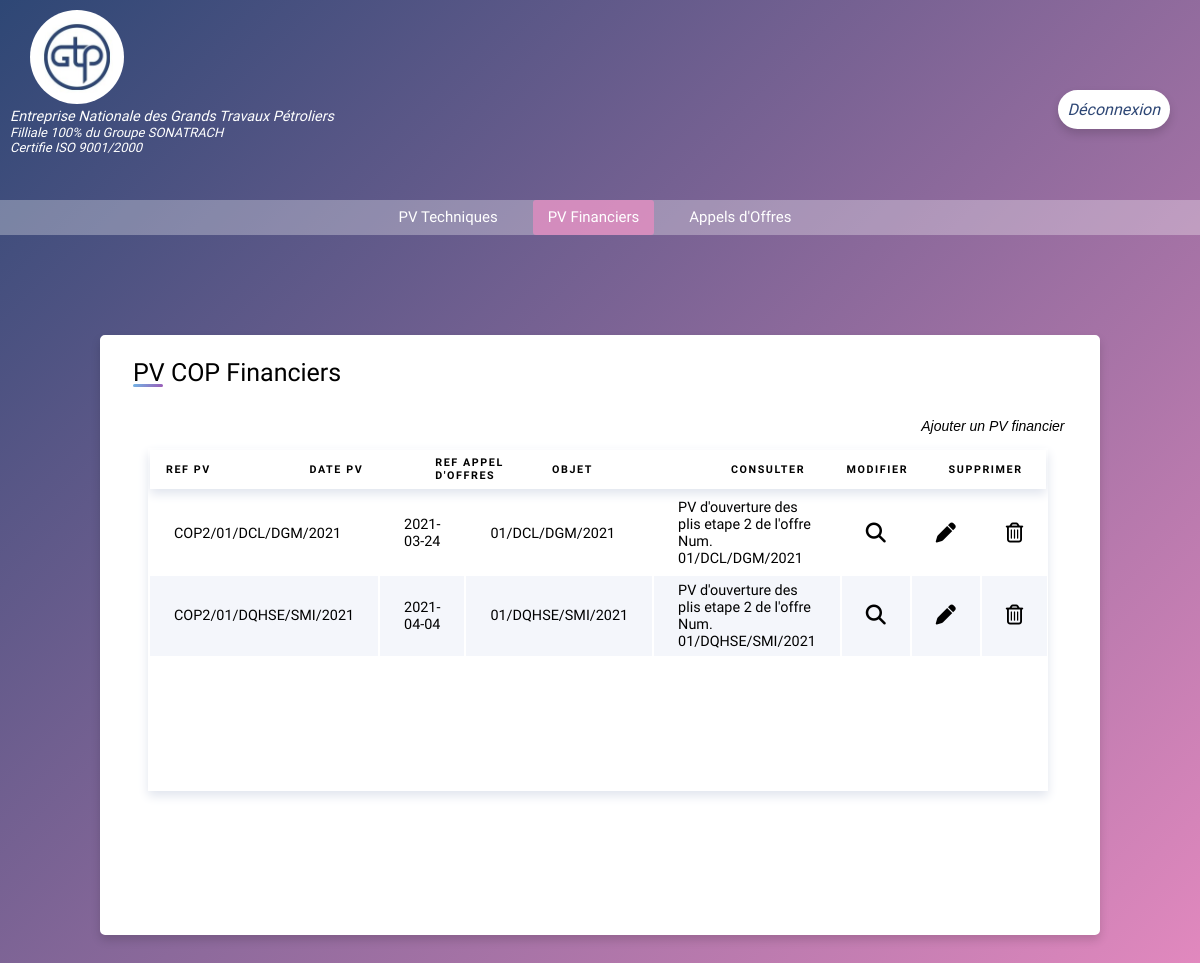
Page /cop/pv_fin/accueil/accueil_pvf.php (signed in) on the committed database.
### tables this page shows
CREATE TABLE IF NOT EXISTS `pv` (
  `ref_PV` varchar(30) NOT NULL,
  `date_PV` date DEFAULT NULL,
  `heure_PV` time DEFAULT NULL,
  `type_PV` varchar(10) NOT NULL,
  `objet_PV` varchar(200) DEFAULT NULL,
  `desc_PV` varchar(200) DEFAULT NULL,
  `observation_PV` varchar(200) DEFAULT NULL,
  `ref_AO` varchar(30) NOT NULL,
  PRIMARY KEY (`ref_PV`),
  KEY `ref_AO` (`ref_AO`)
);

### cop/pv_fin/accueil/accueil_pvf.php (the view, shortened to what this page needs)
<?php
    include_once('../accueil_connection.php');
    $query="SELECT ref_PV, date_PV, ref_AO, objet_PV from pv where type_PV = 'COP2'";
    $result = mysqli_query($con, $query)
?>
<!DOCTYPE html>
<html>
    <head>
        <link rel="stylesheet" href="style_accueil_pvf.css?1422585377">
    </head>
    <body>
    <div class="headerr">
               <div class="logout">
                   <a href="../../deconnexion.php" id="deco"> Déconnexion </a>
                </div>
                <div class="logo">
                    <img src="../Logo.JPG">
                </div>
                <div class="gtp">
                    <p> Entreprise Nationale des Grands Travaux Pétroliers </p>
                </div>
                <div class="iso">
                    <p> Filliale 100% du Groupe SONATRACH </p>
                    <p> Certifie ISO 9001/2000 </p>
                </div>
        </div>
        <div class="dropdwn">
                <ul class="flexnav">
                    <li> <a href="../../pv_tech/accueil/accueil_pvt.php">PV Techniques</a> </li>
                    <li class="active"> <a href="../../pv_fin/accueil/accueil_pvf.php">PV Financiers</a> </li>
                    <li> <a href="../../ao/accueil/accueil_ao.php">Appels d'Offres</a> </li>
                </ul>
        </div>
        <div class="content">
            <div class="container">
                <div class="title">PV COP Financiers</div>
                <a href="../ajouter/ajouter_pvf.php"> Ajouter un PV financier </a>
                <table class="tab" >
                    <col style="width:16%">
                    <col style="width:14%">
                    <col style="width:13%">
                    <col style="width:20%">
                    <col style="width:12,5%">
                    <col style="width:12,5%">
                    <col style="width:12,5%">
                    <thead>
                        <tr>
                            <th>Ref pv</th>
                            <th>Date pv</th>
                            <th>Ref appel d'offres</th>
                            <th>objet</th>
                            <th>Consulter</th>
                            <th>Modifier</th>
                            <th>Supprimer</th>
                        </tr>
                    </thead>
                    <tbody>
                    <?php
                        while($rows=mysqli_fetch_assoc($result)){
                    ?>
                    <tr>
                        <td style="width:5%"><?php echo $rows['ref_PV']; ?></td>
                        <td style="width:10%"><?php echo $rows['date_PV']; ?></td>
                        <td style="width:10%"><?php echo $rows['ref_AO']; ?></td>
                        <td style="width:20"><?php echo $rows['objet_PV']; ?></td>
                        <td style="width:13%"> <div class="consult"> <button onclick="location = '../consulter/consulter_pvf.php?ref_pv=<?php echo $rows['ref_PV']; ?>'" style='font-size:20px'><i class='fa fa-search'></i></button> </div> </td>
                        <td style="width:13%"> <div class="edit"> <button onclick="location = '../modifier/modifier_pvf.php?ref_pv=<?php echo $rows['ref_PV']; ?>'" style='font-size:20px'><i class='fas fa-pen'></i> </button> </div> </td>
                        <td style="width:10%"s> <div class="delete"> <button onclick="location = '../supprimer/delete_connect.php?ref_pv=<?php echo $rows['ref_PV']; ?>'" style='font-size:20px'><i class='far fa-trash-alt'></i> </button> </div> </td>
                    </tr>
                    <?php
                        }
                    ?>
                    </tbody>
                </table>
            </div>
        </div>
    </body>
</html>

### cop/pv_fin/accueil/style_accueil_pvf.css (style rules this page uses)
* { list-style: none; margin: 0; padding: 0; text-decoration: none; }
*, *::before, *::after { box-sizing: border-box; margin: 0; padding: 0; }
body { background: linear-gradient(135deg, #2e4775, #EB8CC2); font-family: Mukta, sans-serif; font-size: 0.9rem; height: 135vh; }
.headerr { background: rgba(0, 0, 255, 0); display: block; height: 200px; padding: 10px; width: 100%; }
img { border-radius: 100%; height: 8% ; margin-left: 20px; width: 8%; }
.gtp { color: white; font-family: Mukta, sans-serif; font-style: oblique; height:fit-content; width:fit-content; }
.iso { color: white; font-family: Mukta, sans-serif; font-size: small; font-style: italic; height:fit-content; margin-right: unset; width:fit-content; }
.logout { background-color: white; border-color: white; border-radius: 30px; border-style: solid; box-shadow: 0 5px 10px rgba(0,0,0,0.15); float: right; margin-right: 20px; margin-top: 80px; padding: 7px; }
.logout a { color: #2e4775; font-family: Mukta, sans-serif; font-size: 1rem; font-style: italic; font-weight: normal; text-decoration: none; transition-duration: 0.4s; }
.dropdwn { background: rgba(255, 255, 255, 0.3); height: 35px; text-align: center; justify-content: center; display: flex; }
.dropdwn ul { float: left; margin-right: 30px; list-style: none; display: inline-flex; }
.dropdwn ul li { margin-left: 20px; position: relative; width: auto; z-index: 1; transition-duration: 0.4s; }
.active, .dropdwn ul li:hover { background: rgba(235,140,194, 0.7); border-radius: 3px; }
.dropdwn ul li a { display: block; padding: 0 15px; color: white; text-decoration: none; line-height: 35px; font-size: 15px; }
.content { margin-top: 40px; background: rgba(0, 0, 255, 0); height: 90vh; display: flex; justify-content: center; align-items: center; padding: 10px; }
.container { display: inline-block; padding: 10px; width: 1000px; height: 600px; position: absolute; left: 0; right: 0; margin: auto; background-color: white; border-color: white; border-style: solid; border-radius: 5px; box-shadow: 0 5px 10px rgba(0,0,0,0.15); }
.container .title { float: left; margin-left: 20px; margin-top: 10px; font-size: 25px; font-weight: 500; position: relative; }
.container .title::before { content: ""; position: absolute; left: 0; bottom: 0; height: 3px; width: 30px; border-radius: 5px; background: linear-gradient(135deg, #71b7e6, #9b59b6); }
.container a { margin-left: 580px; color: black; font-family: Mukat, sans-serif; font-size: 14px; font-weight: 500; font-style: italic; transition-duration: 0.4s; position: absolute; margin-top: 70px; }
.tab { background-color: white; margin-top: 100px; box-shadow: 0 5px 10px #e1e5ee; display: block; overflow-x: auto; text-align: left; position: absolute; margin-right: 10px; margin-left: 35px; width: 900px; }
.tab thead { box-shadow: 0 5px 10px #e1e5ee; }
.tab tbody { height: 300px; width: auto; overflow-y: scroll; display: block; }
table { width:auto; overflow-y: auto; table-layout: fixed; }
.tab th { font-size: 0.67rem; font-weight: 800; letter-spacing: 0.1rem; padding: 0.4rem 1rem; text-transform: uppercase; }
.tab td { padding: 0.4rem 1.5rem; word-wrap: break-word; }
.tab tr:nth-child(even) { background-color: #f4f6fb; }
.tab button { height: 100%; width: 100%; border-radius: 5px; border: none; background: transparent; transition-duration: 0.4s; }

### rows in the picture
pv: ref_PV "COP2/01/DCL/DGM/2021", date_PV "2021-03-24", ref_AO "01/DCL/DGM/2021", objet_PV "PV d'ouverture des plis etape 2 de l'offre Num. 01/DCL/DGM/2021"
pv: ref_PV "COP2/01/DQHSE/SMI/2021", date_PV "2021-04-04", ref_AO "01/DQHSE/SMI/2021", objet_PV "PV d'ouverture des plis etape 2 de l'offre Num. 01/DQHSE/SMI/2021"
